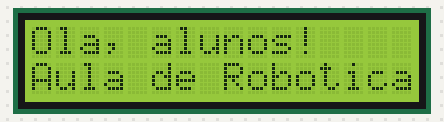
Recording of a sketch running on a simulated Arduino Uno, built with avr-gcc and run on an emulated ATmega328P. On the bench: 16×2 character LCD.

Above: at 0.1 s.
At 3.2 s:
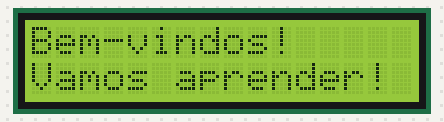
At 6.2 s:
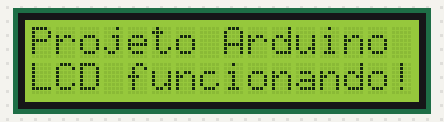

The sketch:

display.ino
```cpp
#include <Wire.h>
#include <LiquidCrystal_I2C.h>

// Endereco I2C do display
LiquidCrystal_I2C lcd(0x27, 16, 2);

void setup() {
  lcd.init();
  lcd.backlight();
}

void loop() {
  // Primeira mensagem
  lcd.clear();
  lcd.setCursor(0, 0);
  lcd.print("Ola, alunos!");
  lcd.setCursor(0, 1);
  lcd.print("Aula de Robotica");
  delay(3000);

  // Segunda mensagem
  lcd.clear();
  lcd.setCursor(0, 0);
  lcd.print("Bem-vindos!");
  lcd.setCursor(0, 1);
  lcd.print("Vamos aprender!");
  delay(3000);

  // Terceira mensagem
  lcd.clear();
  lcd.setCursor(0, 0);
  lcd.print("Projeto Arduino");
  lcd.setCursor(0, 1);
  lcd.print("LCD funcionando!");
  delay(3000);
}
```

Measured:
- by itself, everything shown: repeats every 9.1 s, in 3 steps
- what the display in image 1 shows lasts 3.1 s, from 3.1 s to 6.2 s
